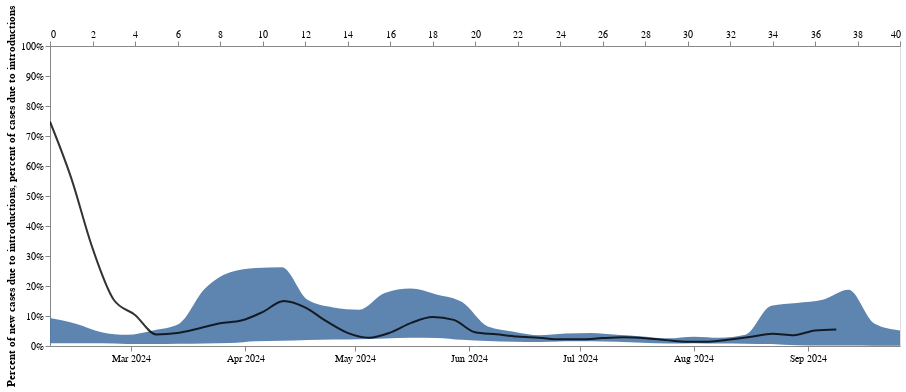

The notebook cell this image was saved under:
### Code cell
line1 + percent_intro_sim

### Figure 1 — Vega-Lite specification as saved in the notebook (floating-point values rounded to 4 significant figures)
{"config": {"view": {"continuousWidth": 400, "continuousHeight": 300}}, "layer": [{"data": {"name": "data-0e70173655e9074a589123f7c03273a2"}, "mark": {"type": "area", "clip": true, "interpolate": "monotone", "opacity": 0.9}, "encoding": {"x": {"axis": {"format": "%b %Y", "grid": false, "tickCount": "month", "title": ""}, "field": "date", "type": "temporal"}, "y": {"axis": {"format": "%", "grid": false}, "field": "lower_hpd_log_50_MA", "scale": {"domain": [0.0, 1]}, "title": "Percent of new cases due to introductions", "type": "quantitative"}, "y2": {"field": "upper_hpd_log_50_MA"}}, "height": 300, "width": 850}, {"data": {"name": "data-4cac8f804b6a434647ab459f7ea42863"}, "mark": {"type": "line", "clip": true, "color": "black", "interpolate": "monotone", "opacity": 0.8}, "encoding": {"x": {"axis": {"title": ""}, "field": "week_time", "type": "quantitative"}, "y": {"axis": {"grid": false, "title": "percent of cases due to introductions"}, "field": "percent_intro_MA", "type": "quantitative"}}, "height": 300, "width": 850}], "$schema": "https://vega.github.io/schema/vega-lite/v4.17.0.json", "datasets": {"data-0e70173655e9074a589123f7c03273a2": [{"index": 0, "interval": "1", "mean_percent": 0.02832, "upper_hpd_log_95": 2.318, "lower_hpd_log_95": -2.199, "upper_hpd_log_50": 0.05138, "lower_hpd_log_50": 0.0005078, "days": -14, "date": "2024-09-26T00:00:00", "mean_percent_MA": 0.02832, "upper_hpd_log_95_MA": 2.318, "lower_hpd_log_95_MA": -2.199, "upper_hpd_log_50_MA": 0.05138, "lower_hpd_log_50_MA": 0.0005078}, {"index": 0, "interval": "2", "mean_percent": 0.07013, "upper_hpd_log_95": 2.029, "lower_hpd_log_95": -1.449, "upper_hpd_log_50": 0.09827, "lower_hpd_log_50": 0.001178, "days": -7, "date": "2024-09-19T00:00:00", "mean_percent_MA": 0.04922, "upper_hpd_log_95_MA": 2.173, "lower_hpd_log_95_MA": -1.824, "upper_hpd_log_50_MA": 0.07482, "lower_hpd_log_50_MA": 0.0008431}, {"index": 0, "interval": "3", "mean_percent": 0.1119, "upper_hpd_log_95": 6.965, "lower_hpd_log_95": -5.084, "upper_hpd_log_50": 0.4119, "lower_hpd_log_50": 0.002327, "days": 0, "date": "2024-09-12T00:00:00", "mean_percent_MA": 0.07012, "upper_hpd_log_95_MA": 3.77, "lower_hpd_log_95_MA": -2.911, "upper_hpd_log_50_MA": 0.1872, "lower_hpd_log_50_MA": 0.001338}, {"index": 0, "interval": "4", "mean_percent": 0.03958, "upper_hpd_log_95": 2.596, "lower_hpd_log_95": -1.969, "upper_hpd_log_50": 0.05394, "lower_hpd_log_50": 0.002569, "days": 7, "date": "2024-09-05T00:00:00", "mean_percent_MA": 0.06248, "upper_hpd_log_95_MA": 3.477, "lower_hpd_log_95_MA": -2.675, "upper_hpd_log_50_MA": 0.1539, "lower_hpd_log_50_MA": 0.001645}, {"index": 0, "interval": "5", "mean_percent": 0.009909, "upper_hpd_log_95": 0.03387, "lower_hpd_log_95": 0.001432, "upper_hpd_log_50": 0.01077, "lower_hpd_log_50": 0.003337, "days": 14, "date": "2024-08-29T00:00:00", "mean_percent_MA": 0.05788, "upper_hpd_log_95_MA": 2.906, "lower_hpd_log_95_MA": -2.125, "upper_hpd_log_50_MA": 0.1437, "lower_hpd_log_50_MA": 0.002353}, {"index": 0, "interval": "6", "mean_percent": 0.05236, "upper_hpd_log_95": 0.2094, "lower_hpd_log_95": 0.002332, "upper_hpd_log_50": 0.05878, "lower_hpd_log_50": 0.01719, "days": 21, "date": "2024-08-22T00:00:00", "mean_percent_MA": 0.05344, "upper_hpd_log_95_MA": 2.451, "lower_hpd_log_95_MA": -1.762, "upper_hpd_log_50_MA": 0.1338, "lower_hpd_log_50_MA": 0.006357}, {"index": 0, "interval": "7", "mean_percent": 0.02234, "upper_hpd_log_95": 0.07447, "lower_hpd_log_95": 0.002455, "upper_hpd_log_50": 0.02506, "lower_hpd_log_50": 0.007267, "days": 28, "date": "2024-08-15T00:00:00", "mean_percent_MA": 0.03105, "upper_hpd_log_95_MA": 0.7284, "lower_hpd_log_95_MA": -0.4908, "upper_hpd_log_50_MA": 0.03714, "lower_hpd_log_50_MA": 0.007592}, {"index": 0, "interval": "8", "mean_percent": 0.01251, "upper_hpd_log_95": 0.03704, "lower_hpd_log_95": 0.002183, "upper_hpd_log_50": 0.01375, "lower_hpd_log_50": 0.004386, "days": 35, "date": "2024-08-08T00:00:00", "mean_percent_MA": 0.02428, "upper_hpd_log_95_MA": 0.0887, "lower_hpd_log_95_MA": 0.002101, "upper_hpd_log_50_MA": 0.02709, "lower_hpd_log_50_MA": 0.008046}, {"index": 0, "interval": "9", "mean_percent": 0.02385, "upper_hpd_log_95": 0.09142, "lower_hpd_log_95": 0.002903, "upper_hpd_log_50": 0.02702, "lower_hpd_log_50": 0.009179, "days": 42, "date": "2024-08-01T00:00:00", "mean_percent_MA": 0.02776, "upper_hpd_log_95_MA": 0.1031, "lower_hpd_log_95_MA": 0.002468, "upper_hpd_log_50_MA": 0.03115, "lower_hpd_log_50_MA": 0.009507}, {"index": 0, "interval": "10", "mean_percent": 0.03209, "upper_hpd_log_95": 0.1255, "lower_hpd_log_95": 0.003183, "upper_hpd_log_50": 0.03623, "lower_hpd_log_50": 0.01236, "days": 49, "date": "2024-07-25T00:00:00", "mean_percent_MA": 0.0227, "upper_hpd_log_95_MA": 0.08211, "lower_hpd_log_95_MA": 0.002681, "upper_hpd_log_50_MA": 0.02552, "lower_hpd_log_50_MA": 0.008297}, {"index": 0, "interval": "11", "mean_percent": 0.04364, "upper_hpd_log_95": 0.2888, "lower_hpd_log_95": 0.004264, "upper_hpd_log_50": 0.05041, "lower_hpd_log_50": 0.01846, "days": 56, "date": "2024-07-18T00:00:00", "mean_percent_MA": 0.02802, "upper_hpd_log_95_MA": 0.1357, "lower_hpd_log_95_MA": 0.003133, "upper_hpd_log_50_MA": 0.03185, "lower_hpd_log_50_MA": 0.0111}, {"index": 0, "interval": "12", "mean_percent": 0.03168, "upper_hpd_log_95": 0.07915, "lower_hpd_log_95": 0.00651, "upper_hpd_log_50": 0.03661, "lower_hpd_log_50": 0.01721, "days": 63, "date": "2024-07-11T00:00:00", "mean_percent_MA": 0.03282, "upper_hpd_log_95_MA": 0.1462, "lower_hpd_log_95_MA": 0.004215, "upper_hpd_log_50_MA": 0.03757, "lower_hpd_log_50_MA": 0.0143}, {"index": 0, "interval": "13", "mean_percent": 0.0463, "upper_hpd_log_95": 0.2168, "lower_hpd_log_95": 0.006462, "upper_hpd_log_50": 0.0514, "lower_hpd_log_50": 0.01679, "days": 70, "date": "2024-07-04T00:00:00", "mean_percent_MA": 0.03843, "upper_hpd_log_95_MA": 0.1776, "lower_hpd_log_95_MA": 0.005105, "upper_hpd_log_50_MA": 0.04366, "lower_hpd_log_50_MA": 0.0162}, {"index": 0, "interval": "14", "mean_percent": 0.0244, "upper_hpd_log_95": 0.08398, "lower_hpd_log_95": 0.002529, "upper_hpd_log_50": 0.02728, "lower_hpd_log_50": 0.01011, "days": 77, "date": "2024-06-27T00:00:00", "mean_percent_MA": 0.03651, "upper_hpd_log_95_MA": 0.1672, "lower_hpd_log_95_MA": 0.004941, "upper_hpd_log_50_MA": 0.04142, "lower_hpd_log_50_MA": 0.01564}, {"index": 0, "interval": "15", "mean_percent": 0.0244, "upper_hpd_log_95": 0.08106, "lower_hpd_log_95": 0.003973, "upper_hpd_log_50": 0.02694, "lower_hpd_log_50": 0.009293, "days": 84, "date": "2024-06-20T00:00:00", "mean_percent_MA": 0.03169, "upper_hpd_log_95_MA": 0.1153, "lower_hpd_log_95_MA": 0.004868, "upper_hpd_log_50_MA": 0.03556, "lower_hpd_log_50_MA": 0.01335}, {"index": 0, "interval": "16", "mean_percent": 0.07553, "upper_hpd_log_95": 2.503, "lower_hpd_log_95": 0.007009, "upper_hpd_log_50": 0.08444, "lower_hpd_log_50": 0.01949, "days": 91, "date": "2024-06-13T00:00:00", "mean_percent_MA": 0.04266, "upper_hpd_log_95_MA": 0.7213, "lower_hpd_log_95_MA": 0.004993, "upper_hpd_log_50_MA": 0.04752, "lower_hpd_log_50_MA": 0.01392}, {"index": 0, "interval": "17", "mean_percent": 0.1069, "upper_hpd_log_95": 1.304, "lower_hpd_log_95": 0.008548, "upper_hpd_log_50": 0.1204, "lower_hpd_log_50": 0.02801, "days": 98, "date": "2024-06-06T00:00:00", "mean_percent_MA": 0.05781, "upper_hpd_log_95_MA": 0.9931, "lower_hpd_log_95_MA": 0.005515, "upper_hpd_log_50_MA": 0.06477, "lower_hpd_log_50_MA": 0.01673}, {"index": 0, "interval": "18", "mean_percent": 0.2959, "upper_hpd_log_95": 4.888, "lower_hpd_log_95": -4.348, "upper_hpd_log_50": 0.3541, "lower_hpd_log_50": 0.02514, "days": 105, "date": "2024-05-30T00:00:00", "mean_percent_MA": 0.1257, "upper_hpd_log_95_MA": 2.194, "lower_hpd_log_95_MA": -1.082, "upper_hpd_log_50_MA": 0.1465, "lower_hpd_log_50_MA": 0.02048}, {"index": 0, "interval": "19", "mean_percent": 0.1183, "upper_hpd_log_95": 0.4474, "lower_hpd_log_95": 0.009715, "upper_hpd_log_50": 0.1294, "lower_hpd_log_50": 0.03431, "days": 112, "date": "2024-05-23T00:00:00", "mean_percent_MA": 0.1492, "upper_hpd_log_95_MA": 2.286, "lower_hpd_log_95_MA": -1.081, "upper_hpd_log_50_MA": 0.1721, "lower_hpd_log_50_MA": 0.02674}, {"index": 0, "interval": "20", "mean_percent": 0.1509, "upper_hpd_log_95": 1.626, "lower_hpd_log_95": 0.003602, "upper_hpd_log_50": 0.1616, "lower_hpd_log_50": 0.02101, "days": 119, "date": "2024-05-16T00:00:00", "mean_percent_MA": 0.168, "upper_hpd_log_95_MA": 2.066, "lower_hpd_log_95_MA": -1.082, "upper_hpd_log_50_MA": 0.1914, "lower_hpd_log_50_MA": 0.02712}, {"index": 0, "interval": "21", "mean_percent": 0.053, "upper_hpd_log_95": 0.1935, "lower_hpd_log_95": 0.004127, "upper_hpd_log_50": 0.06235, "lower_hpd_log_50": 0.02056, "days": 126, "date": "2024-05-09T00:00:00", "mean_percent_MA": 0.1545, "upper_hpd_log_95_MA": 1.789, "lower_hpd_log_95_MA": -1.083, "upper_hpd_log_50_MA": 0.1769, "lower_hpd_log_50_MA": 0.02526}, {"index": 0, "interval": "22", "mean_percent": 0.1195, "upper_hpd_log_95": 2.422, "lower_hpd_log_95": 0.005373, "upper_hpd_log_50": 0.1301, "lower_hpd_log_50": 0.0147, "days": 133, "date": "2024-05-02T00:00:00", "mean_percent_MA": 0.1104, "upper_hpd_log_95_MA": 1.172, "lower_hpd_log_95_MA": 0.005704, "upper_hpd_log_50_MA": 0.1209, "lower_hpd_log_50_MA": 0.02265}, {"index": 0, "interval": "23", "mean_percent": 0.1448, "upper_hpd_log_95": 3.038, "lower_hpd_log_95": 0.006719, "upper_hpd_log_50": 0.1594, "lower_hpd_log_50": 0.03067, "days": 140, "date": "2024-04-25T00:00:00", "mean_percent_MA": 0.117, "upper_hpd_log_95_MA": 1.82, "lower_hpd_log_95_MA": 0.004955, "upper_hpd_log_50_MA": 0.1284, "lower_hpd_log_50_MA": 0.02174}, {"index": 0, "interval": "24", "mean_percent": 0.2096, "upper_hpd_log_95": 5.453, "lower_hpd_log_95": -2.656, "upper_hpd_log_50": 0.2634, "lower_hpd_log_50": 0.0134, "days": 147, "date": "2024-04-18T00:00:00", "mean_percent_MA": 0.1317, "upper_hpd_log_95_MA": 2.777, "lower_hpd_log_95_MA": -0.6599, "upper_hpd_log_50_MA": 0.1538, "lower_hpd_log_50_MA": 0.01983}, {"index": 0, "interval": "25", "mean_percent": 0.3868, "upper_hpd_log_95": 7.55, "lower_hpd_log_95": -4.587, "upper_hpd_log_50": 0.4973, "lower_hpd_log_50": 0.01029, "days": 154, "date": "2024-04-11T00:00:00", "mean_percent_MA": 0.2152, "upper_hpd_log_95_MA": 4.616, "lower_hpd_log_95_MA": -1.808, "upper_hpd_log_50_MA": 0.2625, "lower_hpd_log_50_MA": 0.01727}, {"index": 0, "interval": "26", "mean_percent": 0.1062, "upper_hpd_log_95": 4.04, "lower_hpd_log_95": 0.001605, "upper_hpd_log_50": 0.1186, "lower_hpd_log_50": 0.008657, "days": 161, "date": "2024-04-04T00:00:00", "mean_percent_MA": 0.2119, "upper_hpd_log_95_MA": 5.02, "lower_hpd_log_95_MA": -1.809, "upper_hpd_log_50_MA": 0.2597, "lower_hpd_log_50_MA": 0.01575}, {"index": 0, "interval": "27", "mean_percent": 0.09733, "upper_hpd_log_95": 1.799, "lower_hpd_log_95": 0.001918, "upper_hpd_log_50": 0.1039, "lower_hpd_log_50": 0.007246, "days": 168, "date": "2024-03-28T00:00:00", "mean_percent_MA": 0.2, "upper_hpd_log_95_MA": 4.71, "lower_hpd_log_95_MA": -1.81, "upper_hpd_log_50_MA": 0.2458, "lower_hpd_log_50_MA": 0.009898}, {"index": 0, "interval": "28", "mean_percent": 0.03709, "upper_hpd_log_95": 0.2154, "lower_hpd_log_95": 0.001825, "upper_hpd_log_50": 0.04003, "lower_hpd_log_50": 0.007355, "days": 175, "date": "2024-03-21T00:00:00", "mean_percent_MA": 0.1568, "upper_hpd_log_95_MA": 3.401, "lower_hpd_log_95_MA": -1.145, "upper_hpd_log_50_MA": 0.19, "lower_hpd_log_50_MA": 0.008387}, {"index": 0, "interval": "29", "mean_percent": 0.02853, "upper_hpd_log_95": 0.1333, "lower_hpd_log_95": 0.001145, "upper_hpd_log_50": 0.0311, "lower_hpd_log_50": 0.006563, "days": 182, "date": "2024-03-14T00:00:00", "mean_percent_MA": 0.06728, "upper_hpd_log_95_MA": 1.547, "lower_hpd_log_95_MA": 0.001623, "upper_hpd_log_50_MA": 0.0734, "lower_hpd_log_50_MA": 0.007455}, {"index": 0, "interval": "30", "mean_percent": 0.03009, "upper_hpd_log_95": 0.2833, "lower_hpd_log_95": 0.001423, "upper_hpd_log_50": 0.03202, "lower_hpd_log_50": 0.004287, "days": 189, "date": "2024-03-07T00:00:00", "mean_percent_MA": 0.04826, "upper_hpd_log_95_MA": 0.6078, "lower_hpd_log_95_MA": 0.001578, "upper_hpd_log_50_MA": 0.05176, "lower_hpd_log_50_MA": 0.006363}, {"index": 0, "interval": "31", "mean_percent": 0.04299, "upper_hpd_log_95": 0.2412, "lower_hpd_log_95": 0.001662, "upper_hpd_log_50": 0.04647, "lower_hpd_log_50": 0.008207, "days": 196, "date": "2024-02-29T00:00:00", "mean_percent_MA": 0.03467, "upper_hpd_log_95_MA": 0.2183, "lower_hpd_log_95_MA": 0.001514, "upper_hpd_log_50_MA": 0.03741, "lower_hpd_log_50_MA": 0.006603}, {"index": 0, "interval": "32", "mean_percent": 0.0686, "upper_hpd_log_95": 0.4835, "lower_hpd_log_95": 0.003417, "upper_hpd_log_50": 0.0745, "lower_hpd_log_50": 0.01633, "days": 203, "date": "2024-02-22T00:00:00", "mean_percent_MA": 0.04255, "upper_hpd_log_95_MA": 0.2853, "lower_hpd_log_95_MA": 0.001912, "upper_hpd_log_50_MA": 0.04602, "lower_hpd_log_50_MA": 0.008847}, {"index": 0, "interval": "33", "mean_percent": 0.1381, "upper_hpd_log_95": 1.833, "lower_hpd_log_95": 0.001897, "upper_hpd_log_50": 0.145, "lower_hpd_log_50": 0.006764, "days": 210, "date": "2024-02-15T00:00:00", "mean_percent_MA": 0.06996, "upper_hpd_log_95_MA": 0.7103, "lower_hpd_log_95_MA": 0.0021, "upper_hpd_log_50_MA": 0.07451, "lower_hpd_log_50_MA": 0.008897}, {"index": 0, "interval": "34", "mean_percent": 0.1043, "upper_hpd_log_95": 1.6, "lower_hpd_log_95": 0.001748, "upper_hpd_log_50": 0.1087, "lower_hpd_log_50": 0.005573, "days": 217, "date": "2024-02-08T00:00:00", "mean_percent_MA": 0.08851, "upper_hpd_log_95_MA": 1.039, "lower_hpd_log_95_MA": 0.002181, "upper_hpd_log_50_MA": 0.09368, "lower_hpd_log_50_MA": 0.009219}], "data-4cac8f804b6a434647ab459f7ea42863": [{"week_time": 0.0, "diff_intro": 1.0, "I": 0.1, "percent_intro": 0.9091, "percent_intro_MA": 0.7476}, {"week_time": 1.0, "diff_intro": 1.333, "I": 0.9417, "percent_intro": 0.5861, "percent_intro_MA": 0.5595}, {"week_time": 2.0, "diff_intro": 0.619, "I": 2.757, "percent_intro": 0.1834, "percent_intro_MA": 0.3261}, {"week_time": 3.0, "diff_intro": 1.0, "I": 3.789, "percent_intro": 0.2088, "percent_intro_MA": 0.1543}, {"week_time": 4.0, "diff_intro": 0.381, "I": 4.998, "percent_intro": 0.07082, "percent_intro_MA": 0.1036}, {"week_time": 5.0, "diff_intro": 0.3333, "I": 10.34, "percent_intro": 0.03122, "percent_intro_MA": 0.03862}, {"week_time": 6.0, "diff_intro": 0.1429, "I": 10.18, "percent_intro": 0.01383, "percent_intro_MA": 0.04327}, {"week_time": 7.0, "diff_intro": 0.5714, "I": 6.171, "percent_intro": 0.08475, "percent_intro_MA": 0.05845}, {"week_time": 8.0, "diff_intro": 0.4286, "I": 5.155, "percent_intro": 0.07676, "percent_intro_MA": 0.07592}, {"week_time": 9.0, "diff_intro": 0.5714, "I": 8.055, "percent_intro": 0.06624, "percent_intro_MA": 0.08496}, {"week_time": 10.0, "diff_intro": 0.8254, "I": 6.553, "percent_intro": 0.1119, "percent_intro_MA": 0.113}, {"week_time": 11.0, "diff_intro": 0.6032, "I": 3.143, "percent_intro": 0.161, "percent_intro_MA": 0.1501}, {"week_time": 12.0, "diff_intro": 0.7143, "I": 3.314, "percent_intro": 0.1773, "percent_intro_MA": 0.1288}, {"week_time": 13.0, "diff_intro": 0.4286, "I": 8.498, "percent_intro": 0.04801, "percent_intro_MA": 0.08289}, {"week_time": 14.0, "diff_intro": 0.2857, "I": 11.95, "percent_intro": 0.02334, "percent_intro_MA": 0.04373}, {"week_time": 15.0, "diff_intro": 0.7143, "I": 11.22, "percent_intro": 0.05985, "percent_intro_MA": 0.02773}, {"week_time": 16.0, "diff_intro": 0.0, "I": 10.41, "percent_intro": 0.0, "percent_intro_MA": 0.04453}, {"week_time": 17.0, "diff_intro": 0.8022, "I": 10.08, "percent_intro": 0.07374, "percent_intro_MA": 0.07702}, {"week_time": 18.0, "diff_intro": 1.007, "I": 5.395, "percent_intro": 0.1573, "percent_intro_MA": 0.09669}, {"week_time": 19.0, "diff_intro": 0.219, "I": 3.493, "percent_intro": 0.059, "percent_intro_MA": 0.08697}, {"week_time": 20.0, "diff_intro": 0.5429, "I": 11.64, "percent_intro": 0.04457, "percent_intro_MA": 0.04607}, {"week_time": 21.0, "diff_intro": 0.5839, "I": 16.27, "percent_intro": 0.03463, "percent_intro_MA": 0.03911}, {"week_time": 22.0, "diff_intro": 0.8447, "I": 21.3, "percent_intro": 0.03814, "percent_intro_MA": 0.03152}, {"week_time": 23.0, "diff_intro": 0.5714, "I": 25.68, "percent_intro": 0.02177, "percent_intro_MA": 0.02776}, {"week_time": 24.0, "diff_intro": 0.7143, "I": 29.86, "percent_intro": 0.02336, "percent_intro_MA": 0.02236}, {"week_time": 25.0, "diff_intro": 0.7608, "I": 33.91, "percent_intro": 0.02194, "percent_intro_MA": 0.02212}, {"week_time": 26.0, "diff_intro": 0.8305, "I": 38.64, "percent_intro": 0.02104, "percent_intro_MA": 0.02649}, {"week_time": 27.0, "diff_intro": 1.244, "I": 32.85, "percent_intro": 0.03649, "percent_intro_MA": 0.02901}, {"week_time": 28.0, "diff_intro": 1.013, "I": 33.35, "percent_intro": 0.02948, "percent_intro_MA": 0.02623}, {"week_time": 29.0, "diff_intro": 0.4372, "I": 33.95, "percent_intro": 0.01271, "percent_intro_MA": 0.01957}, {"week_time": 30.0, "diff_intro": 0.5714, "I": 34.01, "percent_intro": 0.01653, "percent_intro_MA": 0.01391}, {"week_time": 31.0, "diff_intro": 0.4286, "I": 33.89, "percent_intro": 0.01249, "percent_intro_MA": 0.01457}, {"week_time": 32.0, "diff_intro": 0.4286, "I": 28.74, "percent_intro": 0.01469, "percent_intro_MA": 0.02188}, {"week_time": 33.0, "diff_intro": 0.8571, "I": 21.43, "percent_intro": 0.03845, "percent_intro_MA": 0.03081}, {"week_time": 34.0, "diff_intro": 0.6964, "I": 17.04, "percent_intro": 0.03927, "percent_intro_MA": 0.04104}, {"week_time": 35.0, "diff_intro": 0.5893, "I": 12.39, "percent_intro": 0.04541, "percent_intro_MA": 0.03601}, {"week_time": 36.0, "diff_intro": 0.1429, "I": 5.974, "percent_intro": 0.02335, "percent_intro_MA": 0.0517}, {"week_time": 37.0, "diff_intro": 0.5714, "I": 6.048, "percent_intro": 0.08633, "percent_intro_MA": 0.05484}]}}
